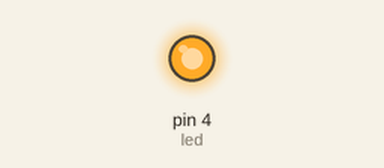
Recording of a sketch running on a simulated Arduino Uno, built with avr-gcc and run on an emulated ATmega328P. Shown: output pins drawn as LEDs (lit = HIGH).

Above: at 2.0 s.
At 9.0 s:
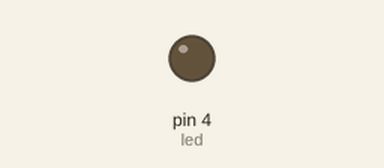
Timing chart, 0 to 18.2 s (numbered marks = the images above):
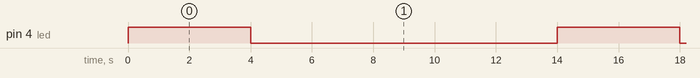

The sketch:

LED_blink.ino
```cpp
int led=4;

void setup(){
  pinMode(led,OUTPUT);
}
void loop(){
  digitalWrite(led,HIGH);
  delay(4000);
  digitalWrite(led,LOW);
  delay(10000);
}
```

Measured:
- by itself, pin 4 (led): alternates HIGH for 4.0 s and LOW for 10.0 s
